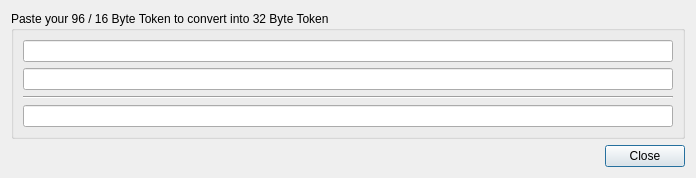
<?xml version="1.0" encoding="UTF-8"?>
<ui version="4.0">
 <class>Dialog_Converter</class>
 <widget class="QDialog" name="Dialog_Converter">
  <property name="geometry">
   <rect>
    <x>0</x>
    <y>0</y>
    <width>692</width>
    <height>176</height>
   </rect>
  </property>
  <property name="windowTitle">
   <string>Token Converter</string>
  </property>
  <property name="windowIcon">
   <iconset resource="../rrcc.qrc">
    <normaloff>:/png/png/converter.png</normaloff>:/png/png/converter.png</iconset>
  </property>
  <layout class="QVBoxLayout" name="verticalLayout_2">
   <item>
    <widget class="QGroupBox" name="groupBox">
     <property name="title">
      <string>Paste your 96 / 16 Byte Token to convert into 32 Byte Token</string>
     </property>
     <layout class="QVBoxLayout" name="verticalLayout">
      <item>
       <widget class="QLineEdit" name="lineEdit_96">
        <property name="minimumSize">
         <size>
          <width>650</width>
          <height>0</height>
         </size>
        </property>
        <property name="toolTip">
         <string>96 Byte Token</string>
        </property>
        <property name="text">
         <string/>
        </property>
        <property name="maxLength">
         <number>96</number>
        </property>
        <property name="alignment">
         <set>Qt::AlignCenter</set>
        </property>
       </widget>
      </item>
      <item>
       <widget class="QLineEdit" name="lineEdit_16">
        <property name="toolTip">
         <string>16 Byte Token</string>
        </property>
        <property name="maxLength">
         <number>16</number>
        </property>
        <property name="alignment">
         <set>Qt::AlignCenter</set>
        </property>
       </widget>
      </item>
      <item>
       <widget class="Line" name="line">
        <property name="orientation">
         <enum>Qt::Horizontal</enum>
        </property>
       </widget>
      </item>
      <item>
       <widget class="QLineEdit" name="lineEdit_32">
        <property name="toolTip">
         <string>32 Byte Token</string>
        </property>
        <property name="inputMask">
         <string notr="true">HHHHHHHHHHHHHHHHHHHHHHHHHHHHHHHH</string>
        </property>
        <property name="text">
         <string/>
        </property>
        <property name="maxLength">
         <number>32</number>
        </property>
        <property name="alignment">
         <set>Qt::AlignCenter</set>
        </property>
        <property name="readOnly">
         <bool>true</bool>
        </property>
       </widget>
      </item>
     </layout>
    </widget>
   </item>
   <item>
    <widget class="QDialogButtonBox" name="buttonBox">
     <property name="standardButtons">
      <set>QDialogButtonBox::Close</set>
     </property>
    </widget>
   </item>
  </layout>
 </widget>
 <resources>
  <include location="../rrcc.qrc"/>
 </resources>
 <connections/>
</ui>
